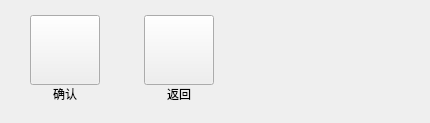
       <widget class="QWidget" name="controlFaultCheckPage">
        <layout class="QHBoxLayout" name="horizontalLayout_13">
         <property name="spacing">
          <number>44</number>
         </property>
         <property name="leftMargin">
          <number>30</number>
         </property>
         <property name="topMargin">
          <number>15</number>
         </property>
         <property name="rightMargin">
          <number>30</number>
         </property>
         <property name="bottomMargin">
          <number>20</number>
         </property>
         <item>
          <layout class="QVBoxLayout" name="verticalLayout_39">
           <property name="spacing">
            <number>0</number>
           </property>
           <item>
            <widget class="QPushButton" name="faultOkBtn">
             <property name="minimumSize">
              <size>
               <width>70</width>
               <height>70</height>
              </size>
             </property>
             <property name="maximumSize">
              <size>
               <width>70</width>
               <height>70</height>
              </size>
             </property>
             <property name="text">
              <string/>
             </property>
             <property name="autoRepeatDelay">
              <number>500</number>
             </property>
             <property name="autoRepeatInterval">
              <number>200</number>
             </property>
            </widget>
           </item>
           <item>
            <widget class="QLabel" name="faultOkBtnLabel">
             <property name="maximumSize">
              <size>
               <width>70</width>
               <height>16777215</height>
              </size>
             </property>
             <property name="text">
              <string>确认</string>
             </property>
             <property name="alignment">
              <set>Qt::AlignCenter</set>
             </property>
            </widget>
           </item>
          </layout>
         </item>
         <item>
          <layout class="QVBoxLayout" name="verticalLayout_40">
           <property name="spacing">
            <number>0</number>
           </property>
           <item>
            <widget class="QPushButton" name="faultBackBtn">
             <property name="minimumSize">
              <size>
               <width>70</width>
               <height>70</height>
              </size>
             </property>
             <property name="maximumSize">
              <size>
               <width>70</width>
               <height>70</height>
              </size>
             </property>
             <property name="text">
              <string/>
             </property>
             <property name="autoRepeatDelay">
              <number>500</number>
             </property>
             <property name="autoRepeatInterval">
              <number>200</number>
             </property>
            </widget>
           </item>
           <item>
            <widget class="QLabel" name="faultBackBtnLabel">
             <property name="maximumSize">
              <size>
               <width>70</width>
               <height>16777215</height>
              </size>
             </property>
             <property name="text">
              <string>返回</string>
             </property>
             <property name="alignment">
              <set>Qt::AlignCenter</set>
             </property>
            </widget>
           </item>
          </layout>
         </item>
         <item>
          <spacer name="horizontalSpacer_4">
           <property name="orientation">
            <enum>Qt::Horizontal</enum>
           </property>
           <property name="sizeHint" stdset="0">
            <size>
             <width>186</width>
             <height>20</height>
            </size>
           </property>
          </spacer>
         </item>
        </layout>
       </widget>
